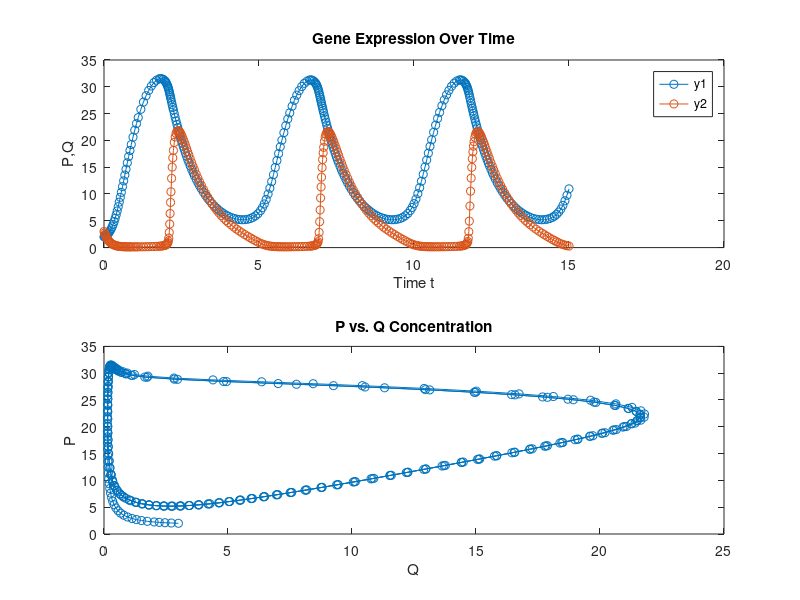

The MATLAB source for this figure:


%%
function main
% MatLab code to solve for two component gene network
%
% Chen et al 2002 IEEE: 
% A model of periodic oscillation for genetic regulatory systems
%
% Solves equations (21) and (22)



% outputs time and y, requires function, time interval and initial
% condition

[t,y]=ode45(@gene_model, [0 15], [2;3]);

subplot(2,1,1);
plot(t,y(:,1), '-o',t,y(:,2),'-o');
title('Gene Expression Over Time');
xlabel('Time t');
ylabel('P,Q');
legend('y1', 'y2');


subplot(2,1,2);
plot(y(:,2), y(:,1), '-o');
title('P vs. Q Concentration');
ylabel('P');
xlabel('Q');
hold on;

end

function dydt=gene_model(t,y)
%This is where we code in 21, 22
%y is concentrations

kp=1;
kq=1;
k1=15;
k2=0.2;
k3=0.1;
k4=10;
epsilon=0.11;

P=y(1); % The solver sends y=[y1,y2], redefine as P,Q
Q=y(2); % Since these are what we actually have in the model

dPdt=-kp*P+k1/(Q+k2);
dQdt=(1/epsilon)*(-kq*Q+Q^2/(Q^2+k4)*P+k3);

dydt=[dPdt; dQdt];

end



